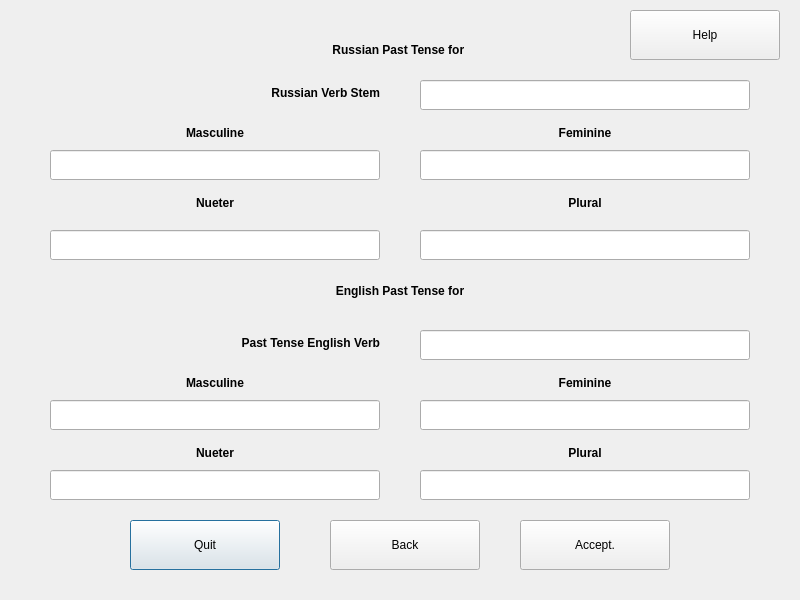
<?xml version="1.0" encoding="UTF-8"?>
<ui version="4.0">
 <class>PastConj</class>
 <widget class="QDialog" name="PastConj">
  <property name="geometry">
   <rect>
    <x>0</x>
    <y>0</y>
    <width>800</width>
    <height>600</height>
   </rect>
  </property>
  <property name="windowTitle">
   <string>Russian Past Tense Conjugation</string>
  </property>
  <property name="windowIcon">
   <iconset>
    <normaloff>../../../../usr/share/machinetrans/resources/logo.png</normaloff>../../../../usr/share/machinetrans/resources/logo.png</iconset>
  </property>
  <widget class="LineEditRU" name="rufemEdit">
   <property name="geometry">
    <rect>
     <x>420</x>
     <y>150</y>
     <width>330</width>
     <height>30</height>
    </rect>
   </property>
   <property name="alignment">
    <set>Qt::AlignCenter</set>
   </property>
  </widget>
  <widget class="QLabel" name="ruplurLbl">
   <property name="geometry">
    <rect>
     <x>420</x>
     <y>190</y>
     <width>330</width>
     <height>25</height>
    </rect>
   </property>
   <property name="font">
    <font>
     <weight>75</weight>
     <bold>true</bold>
    </font>
   </property>
   <property name="text">
    <string>Plural</string>
   </property>
   <property name="alignment">
    <set>Qt::AlignCenter</set>
   </property>
  </widget>
  <widget class="LineEditRU" name="ruplurEdit">
   <property name="geometry">
    <rect>
     <x>420</x>
     <y>230</y>
     <width>330</width>
     <height>30</height>
    </rect>
   </property>
   <property name="text">
    <string/>
   </property>
   <property name="alignment">
    <set>Qt::AlignCenter</set>
   </property>
  </widget>
  <widget class="QLabel" name="rutitleLbl">
   <property name="geometry">
    <rect>
     <x>10</x>
     <y>20</y>
     <width>780</width>
     <height>60</height>
    </rect>
   </property>
   <property name="font">
    <font>
     <weight>75</weight>
     <bold>true</bold>
    </font>
   </property>
   <property name="text">
    <string>Russian Past Tense for </string>
   </property>
   <property name="alignment">
    <set>Qt::AlignCenter</set>
   </property>
  </widget>
  <widget class="LineEditRU" name="runuetEdit">
   <property name="geometry">
    <rect>
     <x>50</x>
     <y>230</y>
     <width>330</width>
     <height>30</height>
    </rect>
   </property>
   <property name="text">
    <string/>
   </property>
   <property name="alignment">
    <set>Qt::AlignCenter</set>
   </property>
  </widget>
  <widget class="LineEditRU" name="rumascEdit">
   <property name="geometry">
    <rect>
     <x>50</x>
     <y>150</y>
     <width>330</width>
     <height>30</height>
    </rect>
   </property>
   <property name="alignment">
    <set>Qt::AlignCenter</set>
   </property>
  </widget>
  <widget class="QLabel" name="rufemLbl">
   <property name="geometry">
    <rect>
     <x>420</x>
     <y>120</y>
     <width>330</width>
     <height>25</height>
    </rect>
   </property>
   <property name="font">
    <font>
     <weight>75</weight>
     <bold>true</bold>
    </font>
   </property>
   <property name="text">
    <string>Feminine</string>
   </property>
   <property name="alignment">
    <set>Qt::AlignCenter</set>
   </property>
  </widget>
  <widget class="QLabel" name="rumascLbl">
   <property name="geometry">
    <rect>
     <x>50</x>
     <y>120</y>
     <width>330</width>
     <height>25</height>
    </rect>
   </property>
   <property name="font">
    <font>
     <weight>75</weight>
     <bold>true</bold>
    </font>
   </property>
   <property name="text">
    <string>Masculine</string>
   </property>
   <property name="alignment">
    <set>Qt::AlignCenter</set>
   </property>
  </widget>
  <widget class="QLabel" name="runuetLbl">
   <property name="geometry">
    <rect>
     <x>50</x>
     <y>190</y>
     <width>330</width>
     <height>25</height>
    </rect>
   </property>
   <property name="font">
    <font>
     <weight>75</weight>
     <bold>true</bold>
    </font>
   </property>
   <property name="text">
    <string>Nueter</string>
   </property>
   <property name="alignment">
    <set>Qt::AlignCenter</set>
   </property>
  </widget>
  <widget class="QPushButton" name="quitBttn">
   <property name="geometry">
    <rect>
     <x>130</x>
     <y>520</y>
     <width>150</width>
     <height>50</height>
    </rect>
   </property>
   <property name="text">
    <string>Quit</string>
   </property>
  </widget>
  <widget class="QPushButton" name="acceptBttn">
   <property name="geometry">
    <rect>
     <x>520</x>
     <y>520</y>
     <width>150</width>
     <height>50</height>
    </rect>
   </property>
   <property name="text">
    <string>Accept.</string>
   </property>
  </widget>
  <widget class="QPushButton" name="backBttn">
   <property name="geometry">
    <rect>
     <x>330</x>
     <y>520</y>
     <width>150</width>
     <height>50</height>
    </rect>
   </property>
   <property name="text">
    <string>Back</string>
   </property>
  </widget>
  <widget class="LineEditEN" name="femEdit">
   <property name="geometry">
    <rect>
     <x>420</x>
     <y>400</y>
     <width>330</width>
     <height>30</height>
    </rect>
   </property>
   <property name="alignment">
    <set>Qt::AlignCenter</set>
   </property>
  </widget>
  <widget class="QLabel" name="titleLbl">
   <property name="geometry">
    <rect>
     <x>10</x>
     <y>270</y>
     <width>780</width>
     <height>41</height>
    </rect>
   </property>
   <property name="font">
    <font>
     <weight>75</weight>
     <bold>true</bold>
    </font>
   </property>
   <property name="text">
    <string>English Past Tense for</string>
   </property>
   <property name="alignment">
    <set>Qt::AlignCenter</set>
   </property>
  </widget>
  <widget class="LineEditEN" name="plurEdit">
   <property name="geometry">
    <rect>
     <x>420</x>
     <y>470</y>
     <width>330</width>
     <height>30</height>
    </rect>
   </property>
   <property name="text">
    <string/>
   </property>
   <property name="alignment">
    <set>Qt::AlignCenter</set>
   </property>
  </widget>
  <widget class="QLabel" name="mascLbl">
   <property name="geometry">
    <rect>
     <x>50</x>
     <y>370</y>
     <width>330</width>
     <height>25</height>
    </rect>
   </property>
   <property name="font">
    <font>
     <weight>75</weight>
     <bold>true</bold>
    </font>
   </property>
   <property name="text">
    <string>Masculine</string>
   </property>
   <property name="alignment">
    <set>Qt::AlignCenter</set>
   </property>
  </widget>
  <widget class="QLabel" name="femLbl">
   <property name="geometry">
    <rect>
     <x>420</x>
     <y>370</y>
     <width>330</width>
     <height>25</height>
    </rect>
   </property>
   <property name="font">
    <font>
     <weight>75</weight>
     <bold>true</bold>
    </font>
   </property>
   <property name="text">
    <string>Feminine</string>
   </property>
   <property name="alignment">
    <set>Qt::AlignCenter</set>
   </property>
  </widget>
  <widget class="LineEditEN" name="mascEdit">
   <property name="geometry">
    <rect>
     <x>50</x>
     <y>400</y>
     <width>330</width>
     <height>30</height>
    </rect>
   </property>
   <property name="alignment">
    <set>Qt::AlignCenter</set>
   </property>
  </widget>
  <widget class="LineEditEN" name="nuetEdit">
   <property name="geometry">
    <rect>
     <x>50</x>
     <y>470</y>
     <width>330</width>
     <height>30</height>
    </rect>
   </property>
   <property name="text">
    <string/>
   </property>
   <property name="alignment">
    <set>Qt::AlignCenter</set>
   </property>
  </widget>
  <widget class="QLabel" name="plurLbl">
   <property name="geometry">
    <rect>
     <x>420</x>
     <y>440</y>
     <width>330</width>
     <height>25</height>
    </rect>
   </property>
   <property name="font">
    <font>
     <weight>75</weight>
     <bold>true</bold>
    </font>
   </property>
   <property name="text">
    <string>Plural</string>
   </property>
   <property name="alignment">
    <set>Qt::AlignCenter</set>
   </property>
  </widget>
  <widget class="QLabel" name="nuetLbl">
   <property name="geometry">
    <rect>
     <x>50</x>
     <y>440</y>
     <width>330</width>
     <height>25</height>
    </rect>
   </property>
   <property name="font">
    <font>
     <weight>75</weight>
     <bold>true</bold>
    </font>
   </property>
   <property name="text">
    <string>Nueter</string>
   </property>
   <property name="alignment">
    <set>Qt::AlignCenter</set>
   </property>
  </widget>
  <widget class="QPushButton" name="helpBttn">
   <property name="geometry">
    <rect>
     <x>630</x>
     <y>10</y>
     <width>150</width>
     <height>50</height>
    </rect>
   </property>
   <property name="text">
    <string>Help</string>
   </property>
  </widget>
  <widget class="QLabel" name="stemLbl">
   <property name="geometry">
    <rect>
     <x>50</x>
     <y>80</y>
     <width>330</width>
     <height>25</height>
    </rect>
   </property>
   <property name="font">
    <font>
     <weight>75</weight>
     <bold>true</bold>
    </font>
   </property>
   <property name="text">
    <string>Russian Verb Stem</string>
   </property>
   <property name="alignment">
    <set>Qt::AlignRight|Qt::AlignTrailing|Qt::AlignVCenter</set>
   </property>
  </widget>
  <widget class="LineEditRU" name="stemEdit">
   <property name="geometry">
    <rect>
     <x>420</x>
     <y>80</y>
     <width>330</width>
     <height>30</height>
    </rect>
   </property>
   <property name="alignment">
    <set>Qt::AlignCenter</set>
   </property>
  </widget>
  <widget class="QLabel" name="verbLbl">
   <property name="geometry">
    <rect>
     <x>50</x>
     <y>330</y>
     <width>330</width>
     <height>25</height>
    </rect>
   </property>
   <property name="font">
    <font>
     <weight>75</weight>
     <bold>true</bold>
    </font>
   </property>
   <property name="text">
    <string>Past Tense English Verb</string>
   </property>
   <property name="alignment">
    <set>Qt::AlignRight|Qt::AlignTrailing|Qt::AlignVCenter</set>
   </property>
  </widget>
  <widget class="LineEditEN" name="verbEdit">
   <property name="geometry">
    <rect>
     <x>420</x>
     <y>330</y>
     <width>330</width>
     <height>30</height>
    </rect>
   </property>
   <property name="alignment">
    <set>Qt::AlignCenter</set>
   </property>
  </widget>
 </widget>
 <customwidgets>
  <customwidget>
   <class>LineEditRU</class>
   <extends>QLineEdit</extends>
   <header>machinetrans.lineeditru</header>
  </customwidget>
  <customwidget>
   <class>LineEditEN</class>
   <extends>QLineEdit</extends>
   <header>machinetrans.lineediten</header>
  </customwidget>
 </customwidgets>
 <tabstops>
  <tabstop>helpBttn</tabstop>
  <tabstop>stemEdit</tabstop>
  <tabstop>rumascEdit</tabstop>
  <tabstop>rufemEdit</tabstop>
  <tabstop>runuetEdit</tabstop>
  <tabstop>ruplurEdit</tabstop>
  <tabstop>verbEdit</tabstop>
  <tabstop>mascEdit</tabstop>
  <tabstop>femEdit</tabstop>
  <tabstop>nuetEdit</tabstop>
  <tabstop>plurEdit</tabstop>
  <tabstop>quitBttn</tabstop>
  <tabstop>backBttn</tabstop>
  <tabstop>acceptBttn</tabstop>
 </tabstops>
 <resources/>
 <connections/>
</ui>
